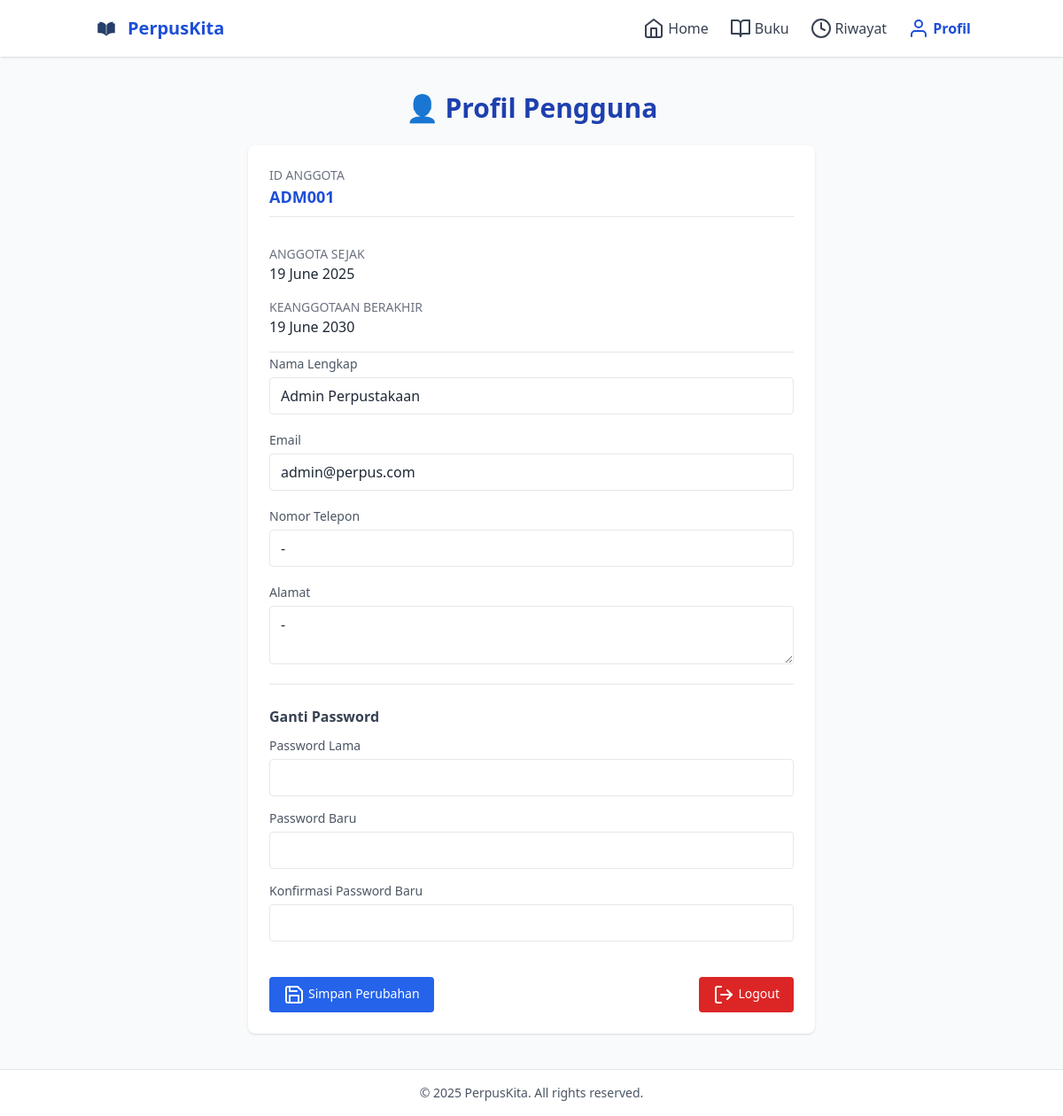
The page /perpuskita/profil.php (signed in) on the database its author committed.
### tables this page shows
CREATE TABLE `pengguna` (
  `id_pengguna` varchar(10) NOT NULL,
  `nama_lengkap` varchar(100) DEFAULT NULL,
  `email` varchar(100) DEFAULT NULL,
  `password` varchar(255) DEFAULT NULL,
  `telepon` varchar(20) DEFAULT NULL,
  `alamat` text DEFAULT NULL,
  `tanggal_daftar` date DEFAULT NULL,
  `tanggal_berakhir` date DEFAULT NULL,
  `role` enum('admin','anggota') DEFAULT 'anggota'
);

### perpuskita/profil.php (the view, shortened to what this page needs)
<?php
include 'koneksi.php';
$id_pengguna = $_SESSION['id_pengguna'];
$query = $conn->prepare("SELECT * FROM pengguna WHERE id_pengguna = ?");
$query->bind_param("s", $id_pengguna);
$query->execute();
$data = $query->get_result()->fetch_assoc();
$is_expired = (strtotime($data['tanggal_berakhir']) < strtotime(date('Y-m-d')));
?>
<!DOCTYPE html>
<html lang="id">
<head>
  <script src="https://cdn.tailwindcss.com"></script>
</head>
<body class="min-h-screen bg-gray-50 text-gray-800">
  <header class="bg-white shadow">
    <div class="container mx-auto px-4 py-4 flex justify-between items-center">
      <div class="flex items-center gap-2">
        <img src="logo.png" alt="Logo" class="w-8 h-8">
        <span class="text-xl font-semibold text-blue-700">PerpusKita</span>
      </div>
      <nav class="flex gap-6 items-center">
        <a href="dashboard.php" class="flex items-center gap-1 text-gray-700 hover:text-blue-700">
          <i data-feather="home"></i> Home
        </a>
        <a href="buku.php" class="flex items-center gap-1 text-gray-700 hover:text-blue-700">
          <i data-feather="book-open"></i> Buku
        </a>
        <a href="riwayat.php" class="flex items-center gap-1 text-gray-700 hover:text-blue-700">
          <i data-feather="clock"></i> Riwayat
        </a>
        <a href="profil.php" class="flex items-center gap-1 text-blue-700 font-semibold">
          <i data-feather="user"></i> Profil
        </a>
      </nav>
    </div>
  </header>
  <section class="max-w-2xl mx-auto px-4 py-10">
    <h1 class="text-3xl font-bold text-blue-800 text-center mb-6">👤 Profil Pengguna</h1>
    <form method="POST" class="bg-white shadow rounded-lg p-6 space-y-4">
      <div class="border-b pb-2">
        <p class="text-gray-500 text-sm uppercase">ID Anggota</p>
        <p class="font-semibold text-lg text-blue-700"><?= htmlspecialchars($data['id_pengguna']) ?></p>
      </div>
      <div class="pt-4">
        <p class="text-gray-500 text-sm uppercase">Anggota Sejak</p>
        <p class="text-gray-800"><?= date('d F Y', strtotime($data['tanggal_daftar'])) ?></p>
      </div>
      <div>
        <p class="text-gray-500 text-sm uppercase">Keanggotaan Berakhir</p>
        <p class="text-gray-800 <?= $is_expired ? 'text-red-600 font-semibold' : '' ?>">
          <?= date('d F Y', strtotime($data['tanggal_berakhir'])) ?>
        </p>
      </div>
      <div class= "border-t">
        <label class="text-sm text-gray-600">Nama Lengkap</label>
        <input type="text" name="nama_lengkap" class="w-full mt-1 border rounded px-3 py-2" value="<?= htmlspecialchars($data['nama_lengkap']) ?>" required>
      </div>
      <div>
        <label class="text-sm text-gray-600">Email</label>
        <input type="email" name="email" class="w-full mt-1 border rounded px-3 py-2" value="<?= htmlspecialchars($data['email']) ?>" required>
      </div>
      <div>
        <label class="text-sm text-gray-600">Nomor Telepon</label>
        <input type="text" name="telepon" class="w-full mt-1 border rounded px-3 py-2" value="<?= htmlspecialchars($data['telepon']) ?>">
      </div>
      <div>
        <label class="text-sm text-gray-600">Alamat</label>
        <textarea name="alamat" class="w-full mt-1 border rounded px-3 py-2"><?= htmlspecialchars($data['alamat']) ?></textarea>
      </div>
      <div class="border-t pt-6">
        <p class="text-gray-700 font-semibold mb-2">Ganti Password</p>
        <div class="space-y-3">
          <div>
            <label class="text-sm text-gray-600">Password Lama</label>
            <input type="password" name="password_lama" class="w-full mt-1 border rounded px-3 py-2">
          </div>
          <div>
            <label class="text-sm text-gray-600">Password Baru</label>
            <input type="password" name="password_baru" class="w-full mt-1 border rounded px-3 py-2">
          </div>
          <div>
            <label class="text-sm text-gray-600">Konfirmasi Password Baru</label>
            <input type="password" name="konfirmasi_password" class="w-full mt-1 border rounded px-3 py-2">
          </div>
        </div>
      </div>
      <div class="pt-6 flex justify-between">
        <button type="submit" class="px-4 py-2 bg-blue-600 text-white rounded hover:bg-blue-700 text-sm">
          <i data-feather="save" class="inline mr-1"></i>Simpan Perubahan
        </button>
        <a href="logout.php" class="px-4 py-2 bg-red-600 text-white rounded hover:bg-red-700 text-sm">
          <i data-feather="log-out" class="inline mr-1"></i>Logout
        </a>
      </div>
    </form>
  </section>
  <footer class="bg-white text-center py-4 border-t">
    <p class="text-sm text-gray-600">&copy; 2025 PerpusKita. All rights reserved.</p>
  </footer>
</body>
</html>

### rows shown on the page
pengguna: id_pengguna "ADM001", tanggal_daftar "19 June 2025", tanggal_berakhir "19 June 2030", nama_lengkap "Admin Perpustakaan", email "admin@perpus.com", telepon "-", alamat "-"
